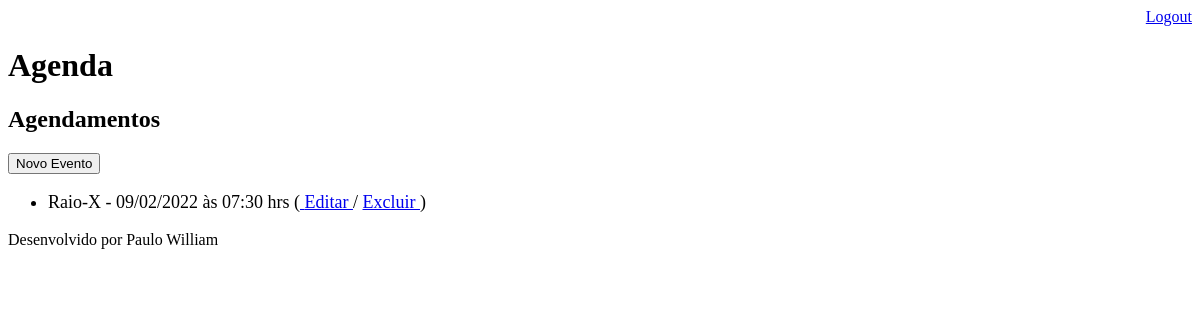
/agenda/ (signed in), run on an earlier commit of the app's database.
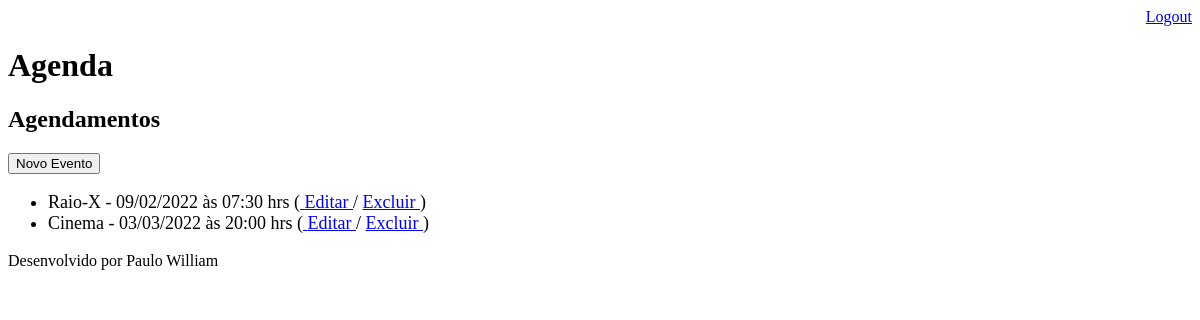
And on a later commit of the database.
### core/models.py (models this page shows, shortened)
class Evento(models.Model): #classe que representa uma tabela
    titulo = models.CharField(max_length=100)
    descricao = models.TextField(blank=True, null=True) #permitindo os campos serem preenchidos ou não, através de "(blank=True, null=True)"
    data_evento = models.DateTimeField(verbose_name='Data do Evento')
    data_criacao = models.DateTimeField(auto_now=True) #criando um registro, ele exibe a hora atual
    usuario = models.ForeignKey(User, on_delete=models.CASCADE) #cascade = se o usuário for escluído da aplicação, tb serão excluídos todos os eventos dele
    class Meta:
        db_table = 'evento' #exijo que a tabela chame "evento" e não "core_evento" posto pelo Django automaticamente
    def get_data_evento(self):
        return self.data_evento.strftime('%d/%m/%Y às %H:%M hrs')
    def get_evento_atrasado(self):
        if self.data_evento < datetime.now():
            return True
        else:
            return False

### core/views.py (the view)
# urls.py: path('agenda/', views.lista_eventos),
@login_required(login_url='/login/')
def lista_eventos(request):
    usuario = request.user
    data_atual = datetime.now() - timedelta(hours=1) #vai exibir o evento  com até 1 hora de atraso
    evento = Evento.objects.filter(usuario=usuario,
                                   data_evento__gt=data_atual)  # listando os eventos cadastrados; "__gt" means >= e "__lt" means <=
    dados = {'eventos': evento}
    return render(request, 'agenda.html', dados)

### templates/agenda.html (shortened to what this page needs)
{% extends "model-page.html" %}
{% block content %}
    <h2>Agendamentos</h2>
    <a href="evento/">
        <button type="button">Novo Evento</button>
    </a>
    <ul style="font-size: 18px">
        {% for evento in eventos %}
            <li>
                <div style=>
                    {{ evento.titulo }} - {{ evento.get_data_evento }}
                    (<a href="evento/?id={{ evento.id }}"> Editar </a> /
                    <a href="evento/delete/{{ evento.id }}/"> Excluir <a/>)
                </div>
            </li>
        {% endfor %}
    </ul>
{% endblock %}

What changed in the data, as far as the page shows it:
added Evento: titulo "Cinema", get_data_evento "03/03/2022 às 20:00 hrs"
